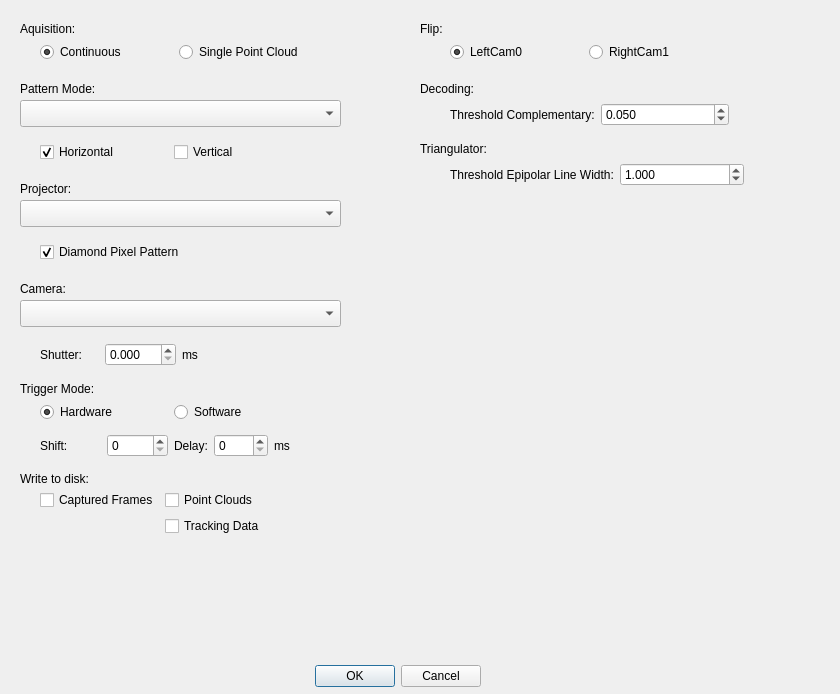
<?xml version="1.0" encoding="UTF-8"?>
<ui version="4.0">
 <class>SLPreferenceDialog</class>
 <widget class="QDialog" name="SLPreferenceDialog">
  <property name="geometry">
   <rect>
    <x>0</x>
    <y>0</y>
    <width>840</width>
    <height>694</height>
   </rect>
  </property>
  <property name="sizePolicy">
   <sizepolicy hsizetype="Fixed" vsizetype="Fixed">
    <horstretch>0</horstretch>
    <verstretch>0</verstretch>
   </sizepolicy>
  </property>
  <property name="windowTitle">
   <string>Preferences</string>
  </property>
  <widget class="QDialogButtonBox" name="buttonBox">
   <property name="geometry">
    <rect>
     <x>220</x>
     <y>660</y>
     <width>261</width>
     <height>32</height>
    </rect>
   </property>
   <property name="orientation">
    <enum>Qt::Horizontal</enum>
   </property>
   <property name="standardButtons">
    <set>QDialogButtonBox::Cancel|QDialogButtonBox::Ok</set>
   </property>
  </widget>
  <widget class="QLabel" name="cameraLabel">
   <property name="geometry">
    <rect>
     <x>20</x>
     <y>280</y>
     <width>67</width>
     <height>17</height>
    </rect>
   </property>
   <property name="text">
    <string>Camera:</string>
   </property>
  </widget>
  <widget class="QLabel" name="projectorLabel">
   <property name="geometry">
    <rect>
     <x>20</x>
     <y>180</y>
     <width>131</width>
     <height>17</height>
    </rect>
   </property>
   <property name="text">
    <string>Projector:</string>
   </property>
  </widget>
  <widget class="QComboBox" name="cameraComboBox">
   <property name="geometry">
    <rect>
     <x>20</x>
     <y>300</y>
     <width>321</width>
     <height>27</height>
    </rect>
   </property>
  </widget>
  <widget class="QLabel" name="patternModeLabel">
   <property name="geometry">
    <rect>
     <x>20</x>
     <y>80</y>
     <width>121</width>
     <height>17</height>
    </rect>
   </property>
   <property name="text">
    <string>Pattern Mode:</string>
   </property>
  </widget>
  <widget class="QComboBox" name="patternModeComboBox">
   <property name="geometry">
    <rect>
     <x>20</x>
     <y>100</y>
     <width>321</width>
     <height>27</height>
    </rect>
   </property>
  </widget>
  <widget class="QComboBox" name="projectorComboBox">
   <property name="geometry">
    <rect>
     <x>20</x>
     <y>200</y>
     <width>321</width>
     <height>27</height>
    </rect>
   </property>
  </widget>
  <widget class="QLabel" name="triggerModeLabel">
   <property name="geometry">
    <rect>
     <x>20</x>
     <y>380</y>
     <width>121</width>
     <height>17</height>
    </rect>
   </property>
   <property name="text">
    <string>Trigger Mode:</string>
   </property>
  </widget>
  <widget class="QWidget" name="layoutWidget">
   <property name="geometry">
    <rect>
     <x>40</x>
     <y>400</y>
     <width>261</width>
     <height>24</height>
    </rect>
   </property>
   <layout class="QHBoxLayout" name="triggerModeLayout">
    <item>
     <widget class="QRadioButton" name="triggerHardwareRadioButton">
      <property name="text">
       <string>Hardware</string>
      </property>
      <property name="checked">
       <bool>true</bool>
      </property>
     </widget>
    </item>
    <item>
     <widget class="QRadioButton" name="triggerSoftwareRadioButton">
      <property name="text">
       <string>Software</string>
      </property>
     </widget>
    </item>
   </layout>
  </widget>
  <widget class="QLabel" name="writeToDiskLabel">
   <property name="geometry">
    <rect>
     <x>20</x>
     <y>470</y>
     <width>131</width>
     <height>17</height>
    </rect>
   </property>
   <property name="text">
    <string>Write to disk:</string>
   </property>
  </widget>
  <widget class="QWidget" name="layoutWidget">
   <property name="geometry">
    <rect>
     <x>40</x>
     <y>340</y>
     <width>201</width>
     <height>29</height>
    </rect>
   </property>
   <layout class="QHBoxLayout" name="shutterLayout">
    <item>
     <widget class="QLabel" name="shutterLabel">
      <property name="enabled">
       <bool>true</bool>
      </property>
      <property name="text">
       <string>Shutter:</string>
      </property>
     </widget>
    </item>
    <item>
     <widget class="QDoubleSpinBox" name="shutterDoubleSpinBox">
      <property name="decimals">
       <number>3</number>
      </property>
      <property name="maximum">
       <double>999.990000000000009</double>
      </property>
     </widget>
    </item>
    <item>
     <widget class="QLabel" name="delayMsLabel_2">
      <property name="text">
       <string>ms</string>
      </property>
     </widget>
    </item>
   </layout>
  </widget>
  <widget class="QWidget" name="layoutWidget">
   <property name="geometry">
    <rect>
     <x>40</x>
     <y>430</y>
     <width>261</width>
     <height>31</height>
    </rect>
   </property>
   <layout class="QHBoxLayout" name="triggerLayout">
    <item>
     <layout class="QHBoxLayout" name="shiftLayout">
      <item>
       <widget class="QLabel" name="shiftLabel">
        <property name="text">
         <string>Shift:</string>
        </property>
       </widget>
      </item>
      <item>
       <widget class="QSpinBox" name="shiftSpinBox">
        <property name="minimum">
         <number>0</number>
        </property>
       </widget>
      </item>
     </layout>
    </item>
    <item>
     <layout class="QHBoxLayout" name="delayLayout">
      <item>
       <widget class="QLabel" name="delayLabel">
        <property name="enabled">
         <bool>true</bool>
        </property>
        <property name="text">
         <string>Delay:</string>
        </property>
       </widget>
      </item>
      <item>
       <widget class="QSpinBox" name="delaySpinBox">
        <property name="maximum">
         <number>9999</number>
        </property>
       </widget>
      </item>
      <item>
       <widget class="QLabel" name="delayMsLabel">
        <property name="text">
         <string>ms</string>
        </property>
       </widget>
      </item>
     </layout>
    </item>
   </layout>
  </widget>
  <widget class="QWidget" name="layoutWidget">
   <property name="geometry">
    <rect>
     <x>40</x>
     <y>490</y>
     <width>286</width>
     <height>52</height>
    </rect>
   </property>
   <layout class="QFormLayout" name="formLayout">
    <item row="0" column="0">
     <widget class="QCheckBox" name="framesCheckBox">
      <property name="text">
       <string>Captured Frames</string>
      </property>
     </widget>
    </item>
    <item row="0" column="1">
     <widget class="QCheckBox" name="pointCloudsCheckBox">
      <property name="text">
       <string>Point Clouds</string>
      </property>
     </widget>
    </item>
    <item row="1" column="1">
     <widget class="QCheckBox" name="trackingCheckBox">
      <property name="text">
       <string>Tracking Data</string>
      </property>
     </widget>
    </item>
   </layout>
  </widget>
  <widget class="QWidget" name="layoutWidget">
   <property name="geometry">
    <rect>
     <x>40</x>
     <y>240</y>
     <width>251</width>
     <height>24</height>
    </rect>
   </property>
   <layout class="QHBoxLayout" name="diamondPatternLayout">
    <item>
     <widget class="QCheckBox" name="diamondPatternCheckBox">
      <property name="text">
       <string>Diamond Pixel Pattern</string>
      </property>
      <property name="checked">
       <bool>true</bool>
      </property>
     </widget>
    </item>
   </layout>
  </widget>
  <widget class="QLabel" name="aquisitionLabel">
   <property name="geometry">
    <rect>
     <x>20</x>
     <y>20</y>
     <width>121</width>
     <height>17</height>
    </rect>
   </property>
   <property name="text">
    <string>Aquisition:</string>
   </property>
  </widget>
  <widget class="QWidget" name="layoutWidget_2">
   <property name="geometry">
    <rect>
     <x>40</x>
     <y>40</y>
     <width>271</width>
     <height>24</height>
    </rect>
   </property>
   <layout class="QHBoxLayout" name="aquisitionLayout">
    <item>
     <widget class="QRadioButton" name="aquisitioncontinuousRadioButton">
      <property name="text">
       <string>Continuous</string>
      </property>
      <property name="checked">
       <bool>true</bool>
      </property>
     </widget>
    </item>
    <item>
     <widget class="QRadioButton" name="aquisitionSingleRadioButton">
      <property name="text">
       <string>Single Point Cloud</string>
      </property>
     </widget>
    </item>
   </layout>
  </widget>
  <widget class="QWidget" name="layoutWidget_3">
   <property name="geometry">
    <rect>
     <x>40</x>
     <y>140</y>
     <width>261</width>
     <height>24</height>
    </rect>
   </property>
   <layout class="QHBoxLayout" name="patternModeLayout">
    <item>
     <widget class="QCheckBox" name="patternHorizontalCheckBox">
      <property name="text">
       <string>Horizontal</string>
      </property>
      <property name="checked">
       <bool>true</bool>
      </property>
     </widget>
    </item>
    <item>
     <widget class="QCheckBox" name="patternVerticalCheckBox">
      <property name="text">
       <string>Vertical</string>
      </property>
     </widget>
    </item>
   </layout>
  </widget>
  <widget class="QWidget" name="layoutWidget_4">
   <property name="geometry">
    <rect>
     <x>450</x>
     <y>40</y>
     <width>271</width>
     <height>24</height>
    </rect>
   </property>
   <layout class="QHBoxLayout" name="aquisitionLayout_2">
    <item>
     <widget class="QRadioButton" name="flipcamera0">
      <property name="text">
       <string>LeftCam0</string>
      </property>
      <property name="checked">
       <bool>true</bool>
      </property>
     </widget>
    </item>
    <item>
     <widget class="QRadioButton" name="flipcamera1">
      <property name="text">
       <string>RightCam1</string>
      </property>
     </widget>
    </item>
   </layout>
  </widget>
  <widget class="QLabel" name="writeToDiskLabel_2">
   <property name="geometry">
    <rect>
     <x>420</x>
     <y>20</y>
     <width>31</width>
     <height>17</height>
    </rect>
   </property>
   <property name="text">
    <string>Flip: </string>
   </property>
  </widget>
  <widget class="QWidget" name="layoutWidget_5">
   <property name="geometry">
    <rect>
     <x>450</x>
     <y>100</y>
     <width>279</width>
     <height>29</height>
    </rect>
   </property>
   <layout class="QHBoxLayout" name="aquisitionLayout_3">
    <item>
     <widget class="QLabel" name="shutterLabel_2">
      <property name="enabled">
       <bool>true</bool>
      </property>
      <property name="text">
       <string>Threshold Complementary:</string>
      </property>
     </widget>
    </item>
    <item>
     <widget class="QDoubleSpinBox" name="Threshold_Complentary">
      <property name="decimals">
       <number>3</number>
      </property>
      <property name="maximum">
       <double>1.000000000000000</double>
      </property>
      <property name="singleStep">
       <double>0.010000000000000</double>
      </property>
      <property name="value">
       <double>0.050000000000000</double>
      </property>
     </widget>
    </item>
   </layout>
  </widget>
  <widget class="QLabel" name="aquisitionLabel_2">
   <property name="geometry">
    <rect>
     <x>420</x>
     <y>80</y>
     <width>71</width>
     <height>17</height>
    </rect>
   </property>
   <property name="text">
    <string>Decoding:</string>
   </property>
  </widget>
  <widget class="QWidget" name="layoutWidget_6">
   <property name="geometry">
    <rect>
     <x>450</x>
     <y>160</y>
     <width>294</width>
     <height>29</height>
    </rect>
   </property>
   <layout class="QHBoxLayout" name="aquisitionLayout_4">
    <item>
     <widget class="QLabel" name="shutterLabel_3">
      <property name="enabled">
       <bool>true</bool>
      </property>
      <property name="text">
       <string>Threshold Epipolar Line Width:</string>
      </property>
     </widget>
    </item>
    <item>
     <widget class="QDoubleSpinBox" name="Threshold_Epipolarline">
      <property name="decimals">
       <number>3</number>
      </property>
      <property name="maximum">
       <double>10.000000000000000</double>
      </property>
      <property name="singleStep">
       <double>0.500000000000000</double>
      </property>
      <property name="value">
       <double>1.000000000000000</double>
      </property>
     </widget>
    </item>
   </layout>
  </widget>
  <widget class="QLabel" name="aquisitionLabel_3">
   <property name="geometry">
    <rect>
     <x>420</x>
     <y>140</y>
     <width>91</width>
     <height>17</height>
    </rect>
   </property>
   <property name="text">
    <string>Triangulator:</string>
   </property>
  </widget>
  <zorder>layoutWidget</zorder>
  <zorder>layoutWidget</zorder>
  <zorder>layoutWidget</zorder>
  <zorder>layoutWidget</zorder>
  <zorder>layoutWidget</zorder>
  <zorder>buttonBox</zorder>
  <zorder>cameraLabel</zorder>
  <zorder>projectorLabel</zorder>
  <zorder>cameraComboBox</zorder>
  <zorder>patternModeLabel</zorder>
  <zorder>patternModeComboBox</zorder>
  <zorder>projectorComboBox</zorder>
  <zorder>triggerModeLabel</zorder>
  <zorder>writeToDiskLabel</zorder>
  <zorder>aquisitionLabel</zorder>
  <zorder>layoutWidget_2</zorder>
  <zorder>layoutWidget_3</zorder>
  <zorder>layoutWidget_4</zorder>
  <zorder>writeToDiskLabel_2</zorder>
  <zorder>layoutWidget_5</zorder>
  <zorder>aquisitionLabel_2</zorder>
  <zorder>layoutWidget_6</zorder>
  <zorder>aquisitionLabel_3</zorder>
 </widget>
 <resources/>
 <connections>
  <connection>
   <sender>buttonBox</sender>
   <signal>accepted()</signal>
   <receiver>SLPreferenceDialog</receiver>
   <slot>accept()</slot>
   <hints>
    <hint type="sourcelabel">
     <x>248</x>
     <y>254</y>
    </hint>
    <hint type="destinationlabel">
     <x>157</x>
     <y>274</y>
    </hint>
   </hints>
  </connection>
  <connection>
   <sender>buttonBox</sender>
   <signal>rejected()</signal>
   <receiver>SLPreferenceDialog</receiver>
   <slot>reject()</slot>
   <hints>
    <hint type="sourcelabel">
     <x>316</x>
     <y>260</y>
    </hint>
    <hint type="destinationlabel">
     <x>286</x>
     <y>274</y>
    </hint>
   </hints>
  </connection>
 </connections>
</ui>
